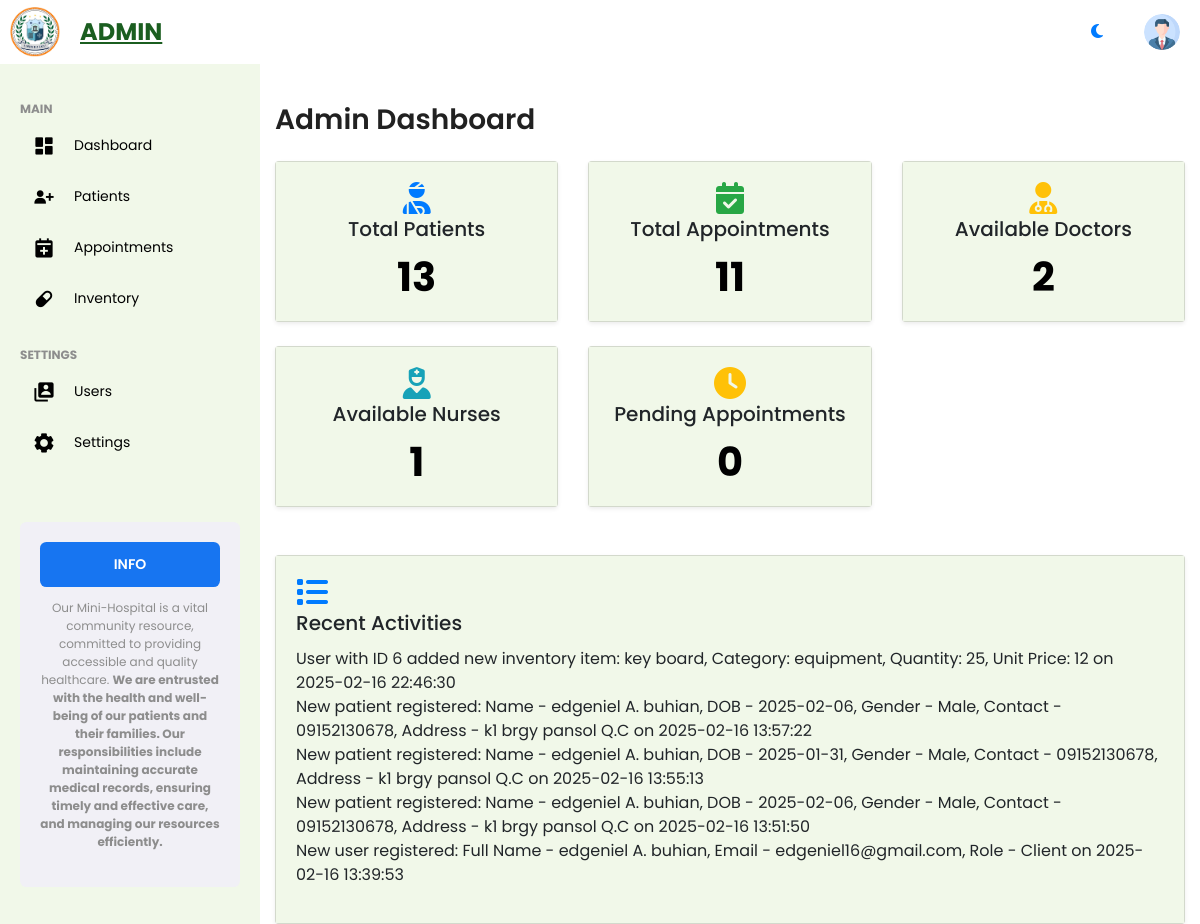
The app's page /admin/admin_dashboard.php (signed in) with its own data.
### tables this page shows
CREATE TABLE `logs` (
  `id` int(11) NOT NULL,
  `message` text NOT NULL,
  `created_at` timestamp NOT NULL DEFAULT current_timestamp()
);

### admin/admin_dashboard.php (the view, shortened to what this page needs)
<?php
include('../api/config/dbconn.php');
include('../admin/assets/inc/header.php');
include('../admin/assets/inc/sidebar.php');
include('../admin/assets/inc/navbar.php');
$totalPatientsQuery = "SELECT COUNT(*) as total_patients FROM patients";
$totalPatientsResult = mysqli_query($conn, $totalPatientsQuery);
$totalPatients = mysqli_fetch_assoc($totalPatientsResult)['total_patients'];
$totalAppointmentsQuery = "SELECT COUNT(*) as total_appointments FROM appointments";
$totalAppointmentsResult = mysqli_query($conn, $totalAppointmentsQuery);
$totalAppointments = mysqli_fetch_assoc($totalAppointmentsResult)['total_appointments'];
$availableDoctorsQuery = "SELECT COUNT(*) as available_doctors FROM users WHERE role = 'doctor'";
$availableDoctorsResult = mysqli_query($conn, $availableDoctorsQuery);
$availableDoctors = mysqli_fetch_assoc($availableDoctorsResult)['available_doctors'];
$availableNursesQuery = "SELECT COUNT(*) as available_nurses FROM users WHERE role = 'nurse'";
$availableNursesResult = mysqli_query($conn, $availableNursesQuery);
$availableNurses = mysqli_fetch_assoc($availableNursesResult)['available_nurses'];
$pendingAppointmentsQuery = "SELECT COUNT(*) as pending_appointments FROM appointments WHERE status = 'Scheduled'";
$pendingAppointmentsResult = mysqli_query($conn, $pendingAppointmentsQuery);
$pendingAppointments = mysqli_fetch_assoc($pendingAppointmentsResult)['pending_appointments'];
$recentLogsQuery = "SELECT message, created_at FROM logs ORDER BY created_at DESC LIMIT 5";
$recentLogsResult = mysqli_query($conn, $recentLogsQuery);
$recentLogs = [];
while ($row = mysqli_fetch_assoc($recentLogsResult)) {
    $recentLogs[] = $row;
}
?>
<body>
    <div class="container mt-4">
        <h1 class="h3 mb-4">Admin Dashboard</h1>
        <div class="row g-4">
            <div class="col-12">
                <div class="row g-4">
                    <div class="col-sm-6 col-lg-4">
                        <div class="card shadow-sm text-center">
                            <div class="card-body">
                                <i class="fas fa-user-injured fa-2x text-primary"></i>
                                <h5 class="card-title">Total Patients</h5>
                                <p class="card-text display-6 fw-bold" id="total-patients"><?php echo $totalPatients; ?></p>
                            </div>
                        </div>
                    </div>
                    <div class="col-sm-6 col-lg-4">
                        <div class="card shadow-sm text-center">
                            <div class="card-body">
                                <i class="fas fa-calendar-check fa-2x text-success"></i>
                                <h5 class="card-title">Total Appointments</h5>
                                <p class="card-text display-6 fw-bold" id="total-appointments"><?php echo $totalAppointments; ?></p>
                            </div>
                        </div>
                    </div>
                    <div class="col-sm-6 col-lg-4">
                        <div class="card shadow-sm text-center">
                            <div class="card-body">
                                <i class="fas fa-user-md fa-2x text-warning"></i>
                                <h5 class="card-title">Available Doctors</h5>
                                <p class="card-text display-6 fw-bold" id="available-doctors"><?php echo $availableDoctors; ?></p>
                            </div>
                        </div>
                    </div>
                    <div class="col-sm-6 col-lg-4">
                        <div class="card shadow-sm text-center">
                            <div class="card-body">
                                <i class="fas fa-user-nurse fa-2x text-info"></i>
                                <h5 class="card-title">Available Nurses</h5>
                                <p class="card-text display-6 fw-bold" id="available-nurse"><?php echo $availableNurses; ?></p>
                            </div>
                        </div>
                    </div>
                    <div class="col-sm-6 col-lg-4">
                        <div class="card shadow-sm text-center">
                            <div class="card-body">
                                <i class="fas fa-clock fa-2x text-warning"></i>
                                <h5 class="card-title">Pending Appointments</h5>
                                <p class="card-text display-6 fw-bold" id="pending-appointments"><?php echo $pendingAppointments; ?></p>
                            </div>
                        </div>
                    </div>
                </div>
            </div>
        </div>
        <div class="row g-4 mt-4">
            <div class="col-12">
                <div class="card shadow-sm">
                    <div class="card-body">
                        <i class="fas fa-list fa-2x text-primary"></i>
                        <h5 class="card-title">Recent Activities</h5>
                        <ul class="list-unstyled" id="recent-activities">
                            <?php
                            if (!empty($recentLogs)) {
                                foreach ($recentLogs as $log) {
                                    echo "<li>" . htmlspecialchars($log['message']) . " on " . $log['created_at'] . "</li>";
                                }
                            } else {
                                echo "<li>No recent activities found.</li>";
                            }
                            ?>
                        </ul>
                    </div>
                </div>
            </div>
        </div>
    </div>
</body>
</html>

### admin/assets/inc/header.php (shortened to what this page needs)
<!DOCTYPE html>
<html lang="en">
<head>
    <link href='https://unpkg.com/boxicons@2.1.4/css/boxicons.min.css' rel='stylesheet'>
    <link href="https://cdn.jsdelivr.net/npm/bootstrap@5.3.3/dist/css/bootstrap.min.css" rel="stylesheet">
    <link href="https://cdn.datatables.net/v/bs5/jq-3.7.0/dt-2.1.6/datatables.min.css" rel="stylesheet">
    <link rel="stylesheet" href="https://cdn.jsdelivr.net/npm/bootstrap@4.6.2/dist/css/bootstrap.min.css">
    <link rel="stylesheet" href="https://cdnjs.cloudflare.com/ajax/libs/font-awesome/6.6.0/css/all.min.css">
    <link rel="stylesheet" href="https://cdn.jsdelivr.net/npm/bootstrap-icons@1.5.0/font/bootstrap-icons.css">
    <link rel="stylesheet" href="assets/css/user-style.css">
</head>
<body>

### admin/assets/inc/sidebar.php
<section id="sidebar">
    <a href="admin_dashboard.php" class="logo"><img src="./assets/image/logo.jpg" alt=""> <span>ADMIN</span></a>
    <ul class="side-menu">
        <li class="divider" data-text="main">Main</li>
        <li><a href="admin_dashboard.php" class="active"><i class='bx bxs-dashboard icon'></i>Dashboard</a></li>
        <li><a href="admin_patients.php"><i class='bx bxs-user-plus icon'></i>Patients</a></li>
        <li><a href="admin_appointment.php"><i class='bx bxs-calendar-plus icon'></i>Appointments</a></li>
        <li><a href="admin_inventory.php"><i class='bx bxs-capsule icon'></i>Inventory</a></li>
        <li class="divider" data-text="settings">Settings</li>
        <li><a href="admin_users.php"><i class='bx bxs-user-account icon'></i>  Users</a></li>
        <li><a href="admin_settings.php"><i class='bx bxs-cog icon'></i>Settings</a></li>
    </ul>
    <div class="ads">
        <div class="wrapper">
            <a href="#" class="btn-upgrade">INFO</a>
            <p>Our Mini-Hospital is a vital community resource, committed to providing accessible and quality healthcare.  <span>We are entrusted with the health and well-being of our patients and their families. Our responsibilities include maintaining accurate medical records, ensuring timely and effective care, and managing our resources efficiently. </span></p>
        </div>
    </div>
</section>

### admin/assets/inc/navbar.php (shortened to what this page needs)
<section id="topbar">
    <nav>
        <li class="nav-item">
            <button id="darkModeToggle" class="btn btn-link">
                <i class="fas fa-moon"></i>
            </button>
        </li>
        <div class="profile">
            <img src="./assets/image/profile.png" alt="">
        </div>
    </nav>

### admin/assets/css/user-style.css (style rules this page uses)
* { font-family: 'poppins', sans-serif; margin: 0; padding: 0; box-sizing: border-box; }
:root { --text: #212121; --background: #fff; --primary: #1b5e20; --secondary: #43a047; --accent: #00897b; --gray: #f1f0f6; --dark-gray: #8d8d8d; --light: #fff; --dark: #000; --green: #81d43a; --light-green: #81d43a; --blue: #1775f1; --light-blue: #d0e4ff; --dark-blue: #0c5fcd; --red: #fc3b56; --color-1: #bee9e8; --color-2: #62b6cb; --color-3: #1b4965; --color-4: #f1f8e9; --color-5: #c5e1a5; --color-primary: #7380ec; --color-danger: #ff7782; --color-success: #41f1b6; --color-warning: #ffbb55; --color-white: #fff; --color-info_dark: #7d8da1; --color-info_light: #dce1eb; --color-dark: #363949; --color-light: rgba(132, 139, 200, 0.18); --color-primary-variety: #111e88; --color-dark-variety: #677483; --color-background: #f6f6f9; --card_border_radius: 2rem; --border_radius-1: 0.4rem; --border_radius-2: 0.8rem; --border_radius-3: 1.2rem; --card-padding: 1.8rem; --padding: 1.2rem; --box-shadow: 0 2rem 3rem var(--color-light); }
html { overflow-x: hidden; }
body { background: var(--background); color: var(--text); display: flex; flex-direction: column; min-height: 100vh; }
a { text-decoration: none; }
li { list-style: none; }
#sidebar { position: fixed; max-width: 260px; width: 100%; background: var(--color-4); top: 0; left: 0; height: 100%; overflow-y: auto; scrollbar-width: none; transition: all .3s ease; z-index: 200; }
#sidebar .logo { font-size: 24px; display: flex; align-items: center; height: 64px; font-weight: 700; color: var(--primary); position: sticky; top: 0; left: 0; z-index: 100; background: var(--light); transition: all .3s ease; padding: 0 10px; white-space: nowrap; }
#sidebar .logo img { width: 50px; height: 50px; }
#sidebar .logo span { padding-left: 20px; }
#sidebar .icon { font-size: 23px; min-width: 48px; display: flex; justify-content: center; align-items: center; margin-right: 6px; }
#sidebar .side-menu { margin: 36px 0; padding: 0 20px; transition: all .3s ease; }
#sidebar .side-menu a { display: flex; align-items: center; font-size: 14px; color: var(--dark); padding: 12px 16px 12px 0; transition: all .3s ease; border-radius: var(--border_radius-1); margin: 4px 0; white-space: nowrap; }
#sidebar .divider { margin-top: 24px; font-size: 12px; text-transform: uppercase; font-weight: 700; color: var(--dark-gray); transition: all .3s ease; white-space: nowrap; }
#sidebar .ads { width: 100%; padding: 20px; }
#sidebar .ads .wrapper { background: var(--gray); padding: 20px; border-radius: var(--border_radius-1); }
#sidebar .btn-upgrade { font-size: 14px; display: flex; justify-content: center; align-items: center; padding: 12px 0; color: var(--light); background: var(--blue); transition: all .3s ease; border-radius: var(--border_radius-1); font-weight: 600; margin-bottom: 12px; }
#sidebar .ads .wrapper p { font-size: 12px; color: var(--dark-gray); text-align: center; }
#sidebar .ads .wrapper p span { font-weight: 700; }
#topbar { position: relative; width: calc(100% - 260px); left: 260px; transition: all .3s ease; }
nav { background: var(--light); height: 64px; padding: 0 20px; display: flex; align-items: center; grid-gap: 28px; position: sticky; top: 0; left: 0; z-index: 100; }
nav .profile { position: relative; }
nav .profile img { width: 36px; height: 36px; border-radius: 50%; object-fit: cover; cursor: pointer; }
.container { position: relative; }
.container h1 { margin-top: 15px; font-size: 28px; font-weight: 600; color: var(--text); }
.card { background: var(--color-4); }
.card p { color: var(--dark); }
.card-body { background: var(--color-4); }
.card, .accordion { width: 100%; max-width: none; }
.container { display: flex; flex-direction: column; min-height: 100vh; }

### records on screen
logs: message "User with ID 6 added new inventory item: key board, Category: equipment, Quantity: 25, Unit Price: 12", created_at "2025-02-16 22:46:30"
logs: message "New patient registered: Name - edgeniel A. buhian, DOB - 2025-02-06, Gender - Male, Contact - 09152130678, Address - k1 brgy pansol Q.C", created_at "2025-02-16 13:57:22"
logs: message "New patient registered: Name - edgeniel A. buhian, DOB - 2025-01-31, Gender - Male, Contact - 09152130678, Address - k1 brgy pansol Q.C", created_at "2025-02-16 13:55:13"
logs: message "New patient registered: Name - edgeniel A. buhian, DOB - 2025-02-06, Gender - Male, Contact - 09152130678, Address - k1 brgy pansol Q.C", created_at "2025-02-16 13:51:50"
logs: message "New user registered: Full Name - edgeniel A. buhian, Email - edgeniel16@gmail.com, Role - Client", created_at "2025-02-16 13:39:53"

### other values on screen
$totalPatients "13"
$totalAppointments "11"
$availableDoctors "2"
$availableNurses "1"
$pendingAppointments "0"
